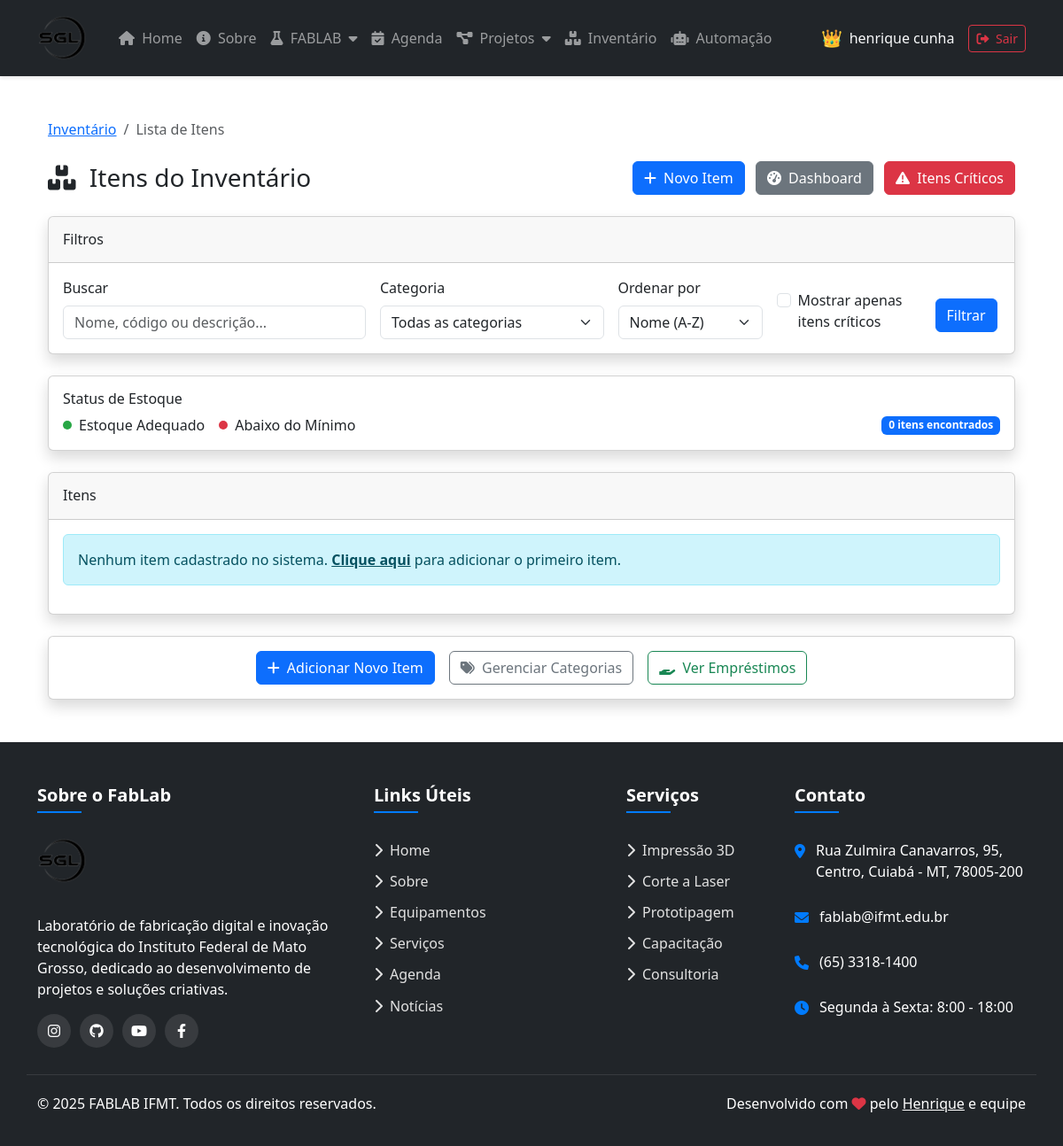
Before: /inventario/itens/ (signed in) with the older database file.
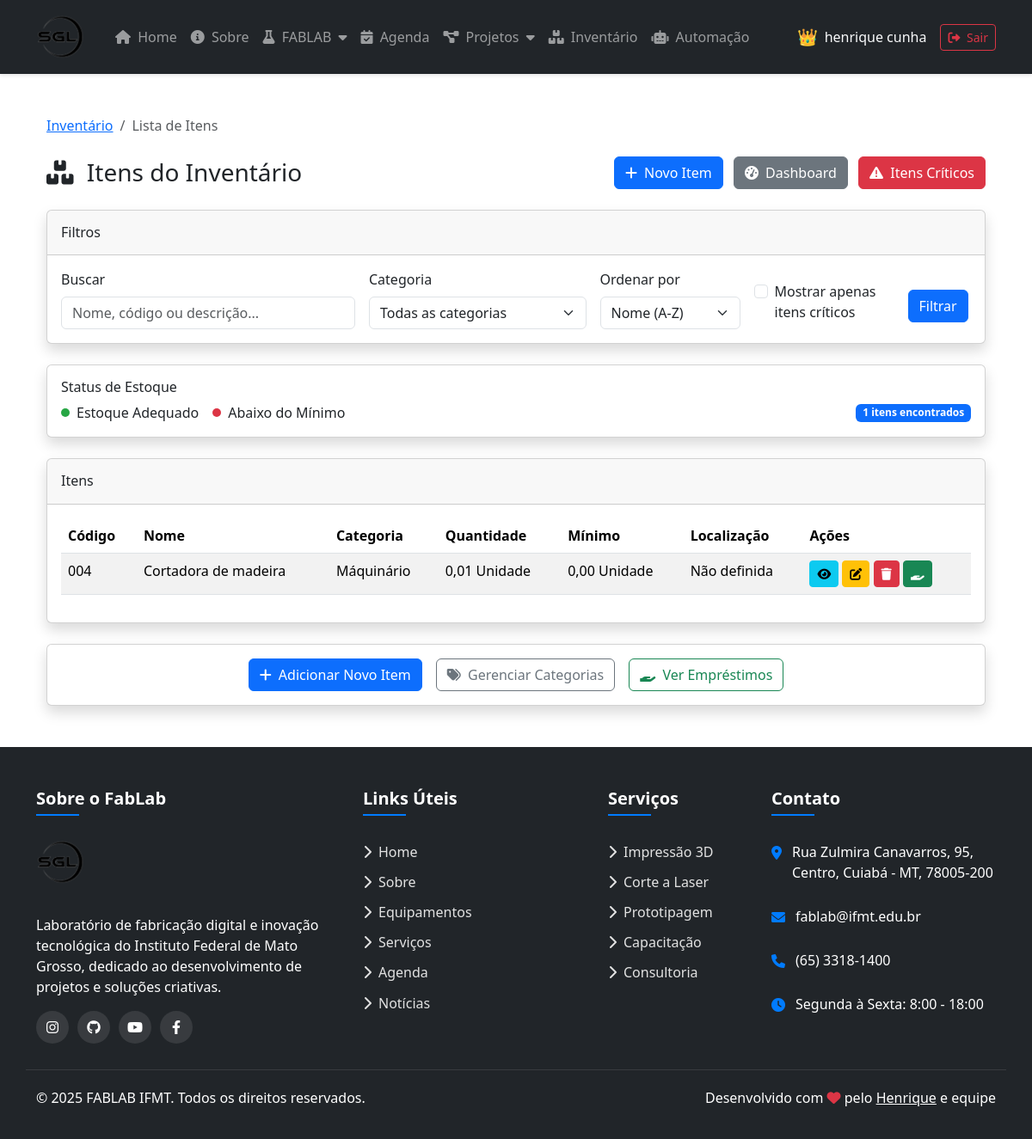
After: the same page with the newer database file.
### inventario/models.py (models this page shows, shortened)
class Item(models.Model):
    UNIDADE_CHOICES = [
        ('un', 'Unidade'),
        ('kg', 'Quilograma'),
        ('g', 'Grama'),
        ('l', 'Litro'),
        ('ml', 'Mililitro'),
        ('m', 'Metro'),
        ('cm', 'Centímetro'),
        ('mm', 'Milímetro'),
        ('m²', 'Metro Quadrado'),
    ]
    codigo = models.CharField(max_length=50, unique=True)
    nome = models.CharField(max_length=200)
    descricao = models.TextField(blank=True, null=True)
    categoria = models.ForeignKey(Categoria, on_delete=models.SET_NULL, null=True, related_name='itens')
    quantidade = models.DecimalField(max_digits=10, decimal_places=2, default=0)
    quantidade_minima = models.DecimalField(max_digits=10, decimal_places=2, default=0)
    unidade = models.CharField(max_length=2, choices=UNIDADE_CHOICES, default='un')
    valor_unitario = models.DecimalField(max_digits=10, decimal_places=2, blank=True, null=True)
    localizacao = models.CharField(max_length=100, blank=True, null=True)
    data_cadastro = models.DateTimeField(default=timezone.now)
    data_atualizacao = models.DateTimeField(auto_now=True)
    imagem = models.ImageField(upload_to='inventario/itens/', blank=True, null=True)
    observacoes = models.TextField(blank=True, null=True)
    @property
    def estoque_baixo(self):
        return self.quantidade <= self.quantidade_minima
    @property
    def disponivel_para_emprestimo(self):
        return self.quantidade > 0 and not self.emprestimos.filter(data_devolucao__isnull=True).exists()
    class Meta:
        verbose_name = 'Item'
        verbose_name_plural = 'Itens'
        ordering = ['nome']

class Categoria(models.Model):
    nome = models.CharField(max_length=100)
    descricao = models.TextField(blank=True, null=True)
    class Meta:
        verbose_name = 'Categoria'
        verbose_name_plural = 'Categorias'
        ordering = ['nome']

### inventario/views.py (the view)
# urls.py: path('itens/', views.item_list, name='item_list'),
@staff_member_required
def item_list(request):
    query = request.GET.get('q', '')
    categoria_id = request.GET.get('categoria', '')
    mostrar_baixos = request.GET.get('baixos', False)
    itens = Item.objects.all()
    if query:
        itens = itens.filter(
            Q(nome__icontains=query) |
            Q(codigo__icontains=query) |
            Q(descricao__icontains=query)
        )
    if categoria_id:
        itens = itens.filter(categoria_id=categoria_id)
    if mostrar_baixos:
        itens = itens.filter(quantidade__lte=F('quantidade_minima'))
    order_by = request.GET.get('order_by', 'nome')
    itens = itens.order_by(order_by)
    paginator = Paginator(itens, 20)
    page_number = request.GET.get('page')
    page_obj = paginator.get_page(page_number)
    categorias = Categoria.objects.all()
    context = {
        'page_obj': page_obj,
        'categorias': categorias,
        'query': query,
        'categoria_id': categoria_id,
        'mostrar_baixos': mostrar_baixos,
        'order_by': order_by,
    }
    return render(request, 'inventario/item_list.html', context)

### logs/context_processors.py (called while the page is built)
def pending_events_count(request):
    context = {}
    if request.user.is_authenticated and request.user.is_staff:
        context['pending_events_count'] = Event.objects.filter(approved=False).count()
        one_week_ago = timezone.now().date() - timezone.timedelta(days=7)
        context['recent_errors_count'] = Action.objects.filter(
            date__gte=one_week_ago,
            severity__in=['error', 'critical']
        ).count()
    return context

### inventario/templates/inventario/item_list.html (shortened to what the changed rows need)
{% extends 'layout.html' %}
{% load static %}
{% block content %}
<div class="container py-4">
  <div class="d-sm-flex align-items-center justify-content-between mb-4">
    <h1 class="h3 mb-0 text-gray-800">
      {% if mostrar_baixos %}
        <i class="fas fa-exclamation-triangle me-2 text-danger"></i> Itens com Estoque Crítico
      {% else %}
        <i class="fas fa-boxes me-2"></i> Itens do Inventário
      {% endif %}
    </h1>
  </div>
  <div class="row mb-4">
    <div class="col">
      <div class="card shadow">
        <div class="card-body">
          <div class="d-flex flex-wrap gap-3">
            <div class="d-flex align-items-center ms-auto">
              <span class="badge bg-primary">{{ page_obj.paginator.count }} itens encontrados</span>
            </div>
          </div>
        </div>
      </div>
    </div>
  </div>
  <div class="card shadow">
    <div class="card-body">
      {% if page_obj %}
        <div class="table-responsive">
          <table class="table table-hover table-striped">
            <thead>
              <tr>
                <th>Código</th>
                <th>Nome</th>
                <th>Categoria</th>
                <th>Quantidade</th>
                <th>Mínimo</th>
                <th>Localização</th>
                <th>Ações</th>
              </tr>
            </thead>
            <tbody>
              {% for item in page_obj %}
                <tr {% if item.estoque_baixo %}class="table-danger"{% endif %}>
                  <td>{{ item.codigo }}</td>
                  <td>{{ item.nome }}</td>
                  <td>{{ item.categoria.nome|default:"Sem categoria" }}</td>
                  <td>
                    {% if item.estoque_baixo %}
                      <span class="text-danger fw-bold">
                        {{ item.quantidade }} {{ item.get_unidade_display }}
                      </span>
                    {% else %}
                      {{ item.quantidade }} {{ item.get_unidade_display }}
                    {% endif %}
                  </td>
                  <td>{{ item.quantidade_minima }} {{ item.get_unidade_display }}</td>
                  <td>{{ item.localizacao|default:"Não definida" }}</td>
                  <td>
                    <a href="{% url 'inventario:item_detail' item.pk %}" class="btn btn-sm btn-info" title="Ver detalhes">
                      <i class="fas fa-eye"></i>
                    </a>
                    <a href="{% url 'inventario:item_update' item.pk %}" class="btn btn-sm btn-warning" title="Editar">
                      <i class="fas fa-edit"></i>
                    </a>
                    <a href="{% url 'inventario:item_delete' item.pk %}" class="btn btn-sm btn-danger" title="Excluir">
                      <i class="fas fa-trash"></i>
                    </a>
                    {% if item.disponivel_para_emprestimo %}
                      <a href="{% url 'inventario:emprestimo_create' %}?item={{ item.pk }}" class="btn btn-sm btn-success" title="Emprestar">
                        <i class="fas fa-hand-holding"></i>
                      </a>
                    {% endif %}
                  </td>
                </tr>
              {% endfor %}
            </tbody>
          </table>
        </div>
      {% else %}
        <div class="alert alert-info">
          Nenhum item cadastrado no sistema. <a href="{% url 'inventario:item_create' %}" class="alert-link">Clique aqui</a> para adicionar o primeiro item.
        </div>
      {% endif %}
    </div>
  </div>
</div>
{% endblock %}

Changed rows visible on the page:
added Item: codigo "004", nome "Cortadora de madeira", categoria.nome "Máquinário", quantidade "0,01", unidade "Unidade", quantidade_minima "0,00", localizacao "Não definida"
Other visible differences:
{{ page_obj.paginator.count }}: "0" → "1"
text no longer shown: "Nenhum item cadastrado no sistema. Clique aqui para adicionar o primeiro item."
text now shown: "Código Nome Categoria Quantidade Mínimo Localização Ações"
